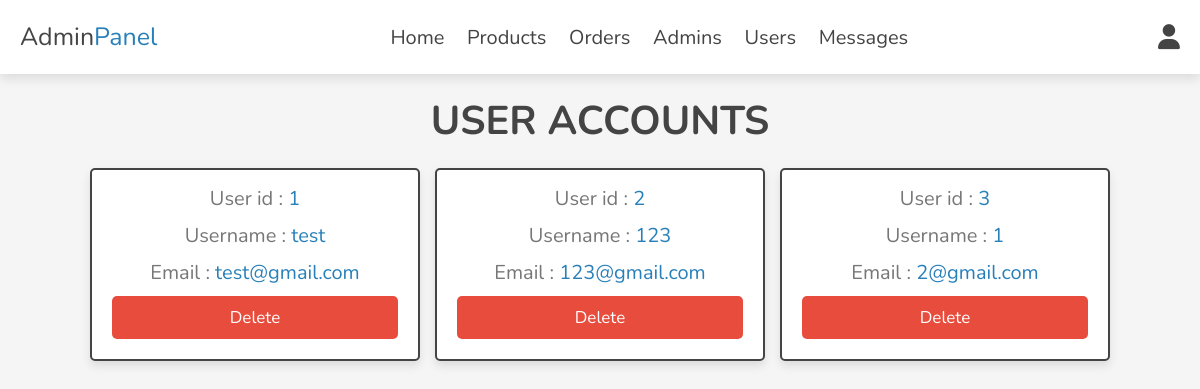
Screenshot of /admin/users_accounts.php (signed in) with the database file from the repository.
### tables this page shows
CREATE TABLE `users` (
  `id` int(100) NOT NULL,
  `name` varchar(20) NOT NULL,
  `email` varchar(50) NOT NULL,
  `password` varchar(50) NOT NULL
);

### admin/users_accounts.php (the view, shortened to what this page needs)
<?php
include '../components/connect.php';
?>
<!DOCTYPE html>
<html lang="en">
<head>
   <link rel="stylesheet" href="https://cdnjs.cloudflare.com/ajax/libs/font-awesome/6.1.1/css/all.min.css">
   <link rel="stylesheet" href="../css/admin_style.css">
</head>
<body>
<?php include '../components/admin_header.php'; ?>
<section class="accounts">
   <h1 class="heading">User accounts</h1>
   <div class="box-container">
   <?php
      $select_accounts = $conn->prepare("SELECT * FROM `users`");
      $select_accounts->execute();
      if($select_accounts->rowCount() > 0){
         while($fetch_accounts = $select_accounts->fetch(PDO::FETCH_ASSOC)){
   ?>
   <div class="box">
      <p> User id : <span><?= $fetch_accounts['id']; ?></span> </p>
      <p> Username : <span><?= $fetch_accounts['name']; ?></span> </p>
      <p> Email : <span><?= $fetch_accounts['email']; ?></span> </p>
      <a href="users_accounts.php?delete=<?= $fetch_accounts['id']; ?>" onclick="return confirm('Delete this account? The user related information will also be delete!')" class="delete-btn">Delete</a>
   </div>
   <?php
         }
      }else{
         echo '<p class="empty">No accounts available!</p>';
      }
   ?>
   </div>
</section>
</body>
</html>

### css/admin_style.css (style rules this page uses)
:root { --main-color:#2980b9; --orange:#f39c12; --red:#e74c3c; --black:#444; --white:#fff; --light-color:#777; --light-bg:#f5f5f5; --border:.2rem solid var(--black); --box-shadow:0 .5rem 1rem rgba(0,0,0,.1); }
* { font-family: 'Nunito', sans-serif; margin:0; padding:0; box-sizing: border-box; outline: none; border:none; text-decoration: none; }
html { font-size: 62.5%; overflow-x: hidden; }
body { background-color: var(--light-bg); }
section { padding:2rem; max-width: 1200px; margin:0 auto; }
.heading { font-size: 4rem; color:var(--black); margin-bottom: 2rem; text-align: center; text-transform: uppercase; }
.btn, .delete-btn, .option-btn { display: block; width: 100%; margin-top: 1rem; border-radius: .5rem; padding:1rem 3rem; font-size: 1.7rem; text-transform: capitalize; color:var(--white); cursor: pointer; text-align: center; }
.delete-btn { background-color: var(--red); }
.accounts .box-container { display: grid; grid-template-columns: repeat(auto-fit, 33rem); gap:1.5rem; align-items: flex-start; justify-content: center; }
.accounts .box-container .box { padding:2rem; padding-top: .5rem; border-radius: .5rem; text-align: center; border:var(--border); background-color: var(--white); box-shadow: var(--box-shadow); }
.accounts .box-container .box p { font-size: 2rem; color:var(--light-color); margin: 1rem 0; }
.accounts .box-container .box p span { color:var(--main-color); }

### rows the page displays
users: id "1", name "test", email "test@gmail.com"
users: id "2", name "123", email "123@gmail.com"
users: id "3", name "1", email "2@gmail.com"
